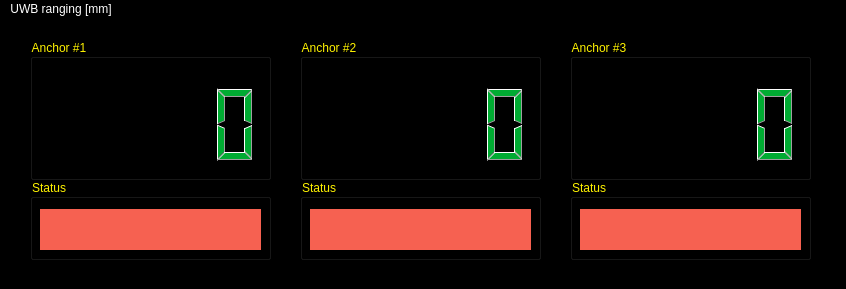
<?xml version="1.0" encoding="UTF-8"?>
<ui version="4.0">
 <class>MainWindow</class>
 <widget class="QMainWindow" name="MainWindow">
  <property name="geometry">
   <rect>
    <x>0</x>
    <y>0</y>
    <width>846</width>
    <height>289</height>
   </rect>
  </property>
  <property name="windowTitle">
   <string>Anchor-tag Display</string>
  </property>
  <property name="styleSheet">
   <string notr="true">color: rgb(255, 255, 255);
background-color: rgb(0, 0, 0);</string>
  </property>
  <widget class="QWidget" name="centralwidget">
   <widget class="QLCDNumber" name="lcdNumber">
    <property name="geometry">
     <rect>
      <x>40</x>
      <y>60</y>
      <width>221</width>
      <height>91</height>
     </rect>
    </property>
    <property name="styleSheet">
     <string notr="true">color: rgb(0, 171, 50);</string>
    </property>
   </widget>
   <widget class="QGroupBox" name="groupBox">
    <property name="geometry">
     <rect>
      <x>30</x>
      <y>20</y>
      <width>241</width>
      <height>141</height>
     </rect>
    </property>
    <property name="styleSheet">
     <string notr="true">color: rgb(255, 243, 0);
border-color: rgb(255, 255, 255);</string>
    </property>
    <property name="title">
     <string>Anchor #1</string>
    </property>
   </widget>
   <widget class="QGroupBox" name="groupBox_2">
    <property name="geometry">
     <rect>
      <x>300</x>
      <y>20</y>
      <width>241</width>
      <height>141</height>
     </rect>
    </property>
    <property name="styleSheet">
     <string notr="true">color: rgb(255, 243, 0);
border-top-color: rgb(255, 255, 255);</string>
    </property>
    <property name="title">
     <string>Anchor #2</string>
    </property>
    <widget class="QLCDNumber" name="lcdNumber_2">
     <property name="geometry">
      <rect>
       <x>10</x>
       <y>40</y>
       <width>221</width>
       <height>91</height>
      </rect>
     </property>
     <property name="styleSheet">
      <string notr="true">color: rgb(0, 171, 50);</string>
     </property>
    </widget>
   </widget>
   <widget class="QGroupBox" name="groupBox_3">
    <property name="geometry">
     <rect>
      <x>570</x>
      <y>20</y>
      <width>241</width>
      <height>141</height>
     </rect>
    </property>
    <property name="styleSheet">
     <string notr="true">color: rgb(255, 243, 0);</string>
    </property>
    <property name="title">
     <string>Anchor #3</string>
    </property>
    <widget class="QLCDNumber" name="lcdNumber_3">
     <property name="geometry">
      <rect>
       <x>10</x>
       <y>40</y>
       <width>221</width>
       <height>91</height>
      </rect>
     </property>
     <property name="font">
      <font>
       <family>Ubuntu Condensed</family>
       <weight>75</weight>
       <bold>true</bold>
       <kerning>true</kerning>
      </font>
     </property>
     <property name="styleSheet">
      <string notr="true">color: rgb(0, 171, 50);</string>
     </property>
     <property name="lineWidth">
      <number>2</number>
     </property>
    </widget>
   </widget>
   <widget class="QLabel" name="label">
    <property name="geometry">
     <rect>
      <x>40</x>
      <y>190</y>
      <width>221</width>
      <height>41</height>
     </rect>
    </property>
    <property name="autoFillBackground">
     <bool>false</bool>
    </property>
    <property name="styleSheet">
     <string notr="true">background-color: rgb(246, 97, 81);</string>
    </property>
    <property name="midLineWidth">
     <number>10</number>
    </property>
    <property name="text">
     <string/>
    </property>
   </widget>
   <widget class="QLabel" name="label_2">
    <property name="geometry">
     <rect>
      <x>310</x>
      <y>190</y>
      <width>221</width>
      <height>41</height>
     </rect>
    </property>
    <property name="autoFillBackground">
     <bool>false</bool>
    </property>
    <property name="styleSheet">
     <string notr="true">background-color: rgb(246, 97, 81);</string>
    </property>
    <property name="midLineWidth">
     <number>10</number>
    </property>
    <property name="text">
     <string/>
    </property>
   </widget>
   <widget class="QLabel" name="label_3">
    <property name="geometry">
     <rect>
      <x>580</x>
      <y>190</y>
      <width>221</width>
      <height>41</height>
     </rect>
    </property>
    <property name="autoFillBackground">
     <bool>false</bool>
    </property>
    <property name="styleSheet">
     <string notr="true">background-color: rgb(246, 97, 81);</string>
    </property>
    <property name="midLineWidth">
     <number>10</number>
    </property>
    <property name="text">
     <string/>
    </property>
   </widget>
   <widget class="QGroupBox" name="groupBox_4">
    <property name="geometry">
     <rect>
      <x>30</x>
      <y>160</y>
      <width>241</width>
      <height>81</height>
     </rect>
    </property>
    <property name="styleSheet">
     <string notr="true">color: rgb(255, 243, 0);</string>
    </property>
    <property name="title">
     <string>Status</string>
    </property>
   </widget>
   <widget class="QGroupBox" name="groupBox_5">
    <property name="geometry">
     <rect>
      <x>300</x>
      <y>160</y>
      <width>241</width>
      <height>81</height>
     </rect>
    </property>
    <property name="styleSheet">
     <string notr="true">color: rgb(255, 243, 0);</string>
    </property>
    <property name="title">
     <string>Status</string>
    </property>
   </widget>
   <widget class="QGroupBox" name="groupBox_6">
    <property name="geometry">
     <rect>
      <x>570</x>
      <y>160</y>
      <width>241</width>
      <height>81</height>
     </rect>
    </property>
    <property name="styleSheet">
     <string notr="true">color: rgb(255, 243, 0);</string>
    </property>
    <property name="title">
     <string>Status</string>
    </property>
   </widget>
   <zorder>groupBox_6</zorder>
   <zorder>groupBox_5</zorder>
   <zorder>groupBox_4</zorder>
   <zorder>groupBox</zorder>
   <zorder>lcdNumber</zorder>
   <zorder>groupBox_2</zorder>
   <zorder>groupBox_3</zorder>
   <zorder>label</zorder>
   <zorder>label_2</zorder>
   <zorder>label_3</zorder>
  </widget>
  <widget class="QMenuBar" name="menubar">
   <property name="geometry">
    <rect>
     <x>0</x>
     <y>0</y>
     <width>846</width>
     <height>22</height>
    </rect>
   </property>
   <widget class="QMenu" name="menuUWB_ranging">
    <property name="title">
     <string>UWB ranging [mm]</string>
    </property>
   </widget>
   <addaction name="menuUWB_ranging"/>
  </widget>
  <widget class="QStatusBar" name="statusbar"/>
 </widget>
 <resources/>
 <connections/>
</ui>
